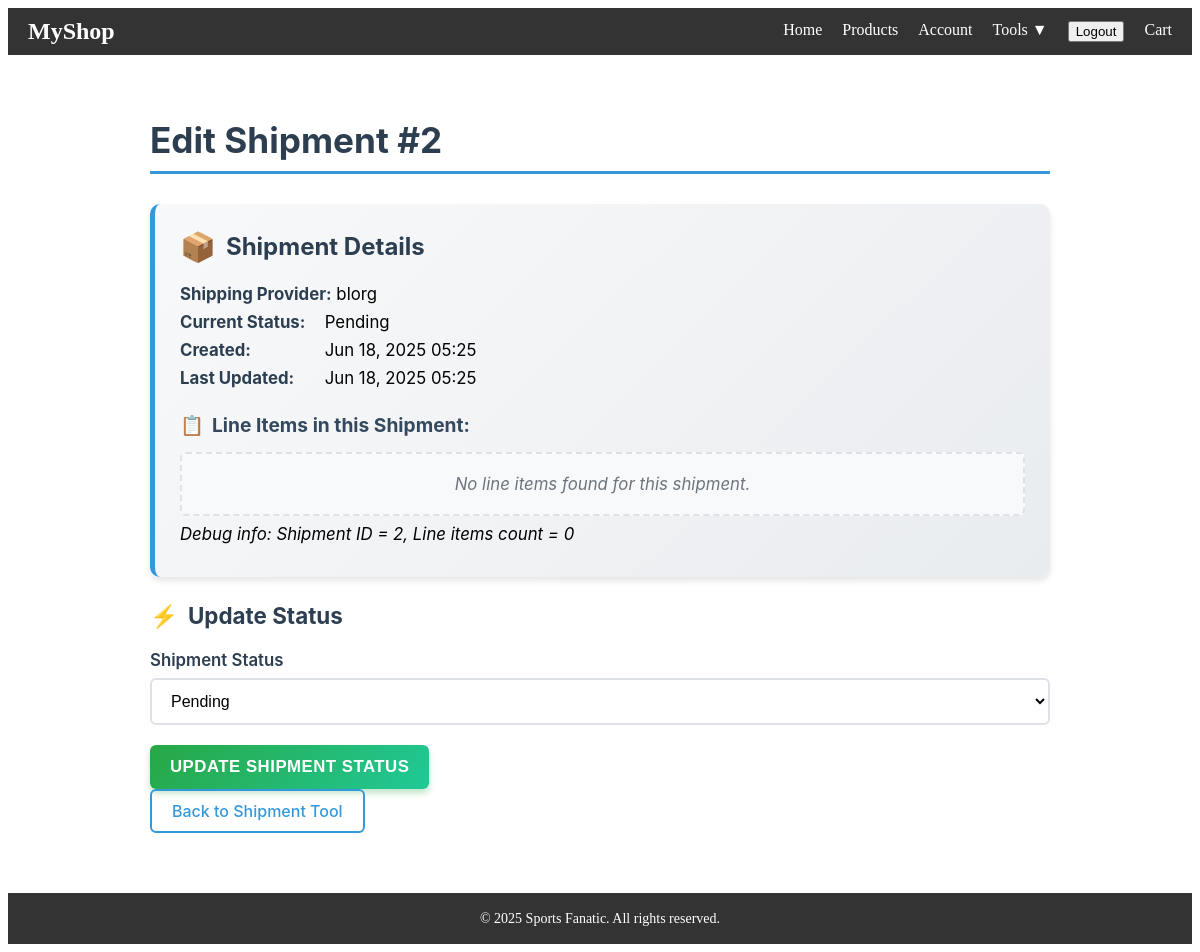
The app's page /shipments/edit/2/ (signed in), older data.
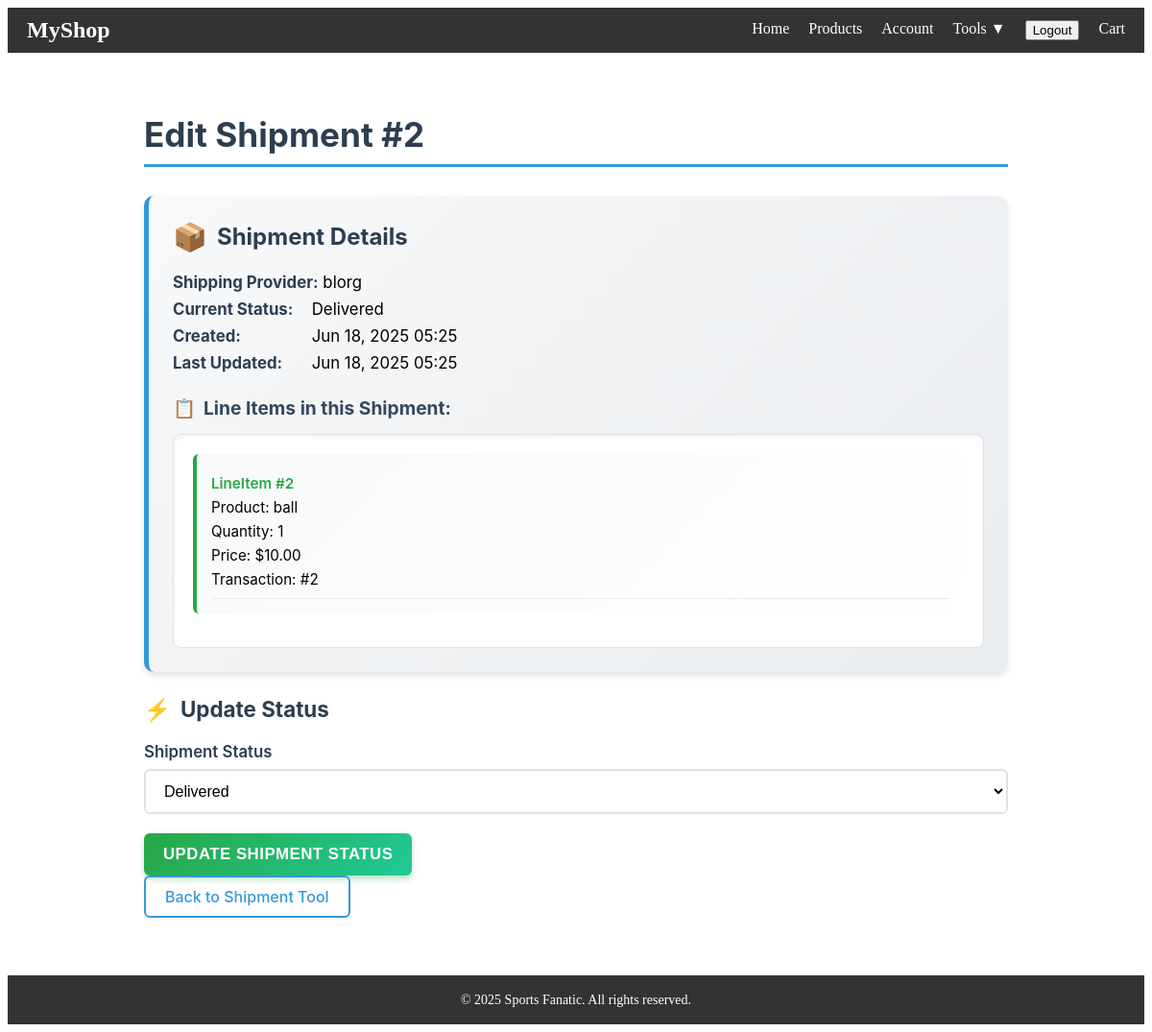
The same page, newer data.
### store/models.py (models this page shows, shortened)
class Shipment(models.Model):
    shipment_id = models.AutoField(primary_key=True)
    shipping_provider = models.CharField(max_length=100)
    line_items = models.ManyToManyField(LineItem, related_name='shipments')  # Changed to ManyToMany
    created_at = models.DateTimeField(default=timezone.now)
    updated_at = models.DateTimeField(default=timezone.now)
    status = models.CharField(max_length=50, choices=[
        ('pending', 'Pending'),
        ('shipped', 'Shipped'),
        ('delivered', 'Delivered'),
        ('cancelled', 'Cancelled')
    ], default='pending')

class LineItem(models.Model):
    transaction = models.ForeignKey(Transaction, on_delete=models.CASCADE, related_name='line_items')
    product = models.ForeignKey('Product', on_delete=models.CASCADE)
    product_name = models.CharField(max_length=255)
    price = models.DecimalField(max_digits=10, decimal_places=2)
    tax_rate = models.DecimalField(max_digits=10, decimal_places=2)
    quantity = models.PositiveIntegerField()
    created_at = models.DateTimeField(default=timezone.now)
    updated_at = models.DateTimeField(default=timezone.now)
    status = models.CharField(max_length=50, choices=[
        ('pending', 'Pending'),
        ('completed', 'Completed'),
        ('cancelled', 'Cancelled'),
        ('failed', 'Failed')
    ], default='pending')

class Transaction(models.Model):
    transaction_id = models.AutoField(primary_key=True)
    user = models.ForeignKey(User, on_delete=models.CASCADE)
    status = models.CharField(max_length=50, choices=[
    ('pending', 'Pending'),
    ('completed', 'Completed'),
    ('cancelled', 'Cancelled'),
    ('failed', 'Failed')
    ], default='pending')
    promotion_version_id = models.CharField(max_length=100, blank=True, null=True)
    created_at = models.DateTimeField(default=timezone.now)
    updated_at = models.DateTimeField(default=timezone.now)

### store/views.py (the view)
# urls.py: path('shipments/edit/<int:shipment_id>/', views.edit_shipment, name='edit_shipment'),
@login_required
def edit_shipment(request, shipment_id):
    shipment = get_object_or_404(Shipment, shipment_id=shipment_id)
    if request.method == 'POST':
        form = ShipmentEditForm(request.POST, instance=shipment)
        if form.is_valid():
            form.save()
            messages.success(request, "Shipment updated successfully")
            return redirect('shipment_tool')
        else:
            messages.error(request, "Please correct the errors below.")
    else:
        form = ShipmentEditForm(instance=shipment)
    return render(request, 'store/edit_shipment.html', {'form': form, 'shipment': shipment})

### store/forms.py
class ShipmentEditForm(forms.ModelForm):
    class Meta:
        model = Shipment
        fields = ['status']
        widgets = {
            'status': forms.Select(attrs={'class': 'form-control'})
        }
        labels = {
            'status': 'Shipment Status'
        }

### store/templates/store/edit_shipment.html (shortened to what this page needs)
{% extends 'store/base.html' %}
{% load static %}
{% block styles %}
    <link rel="stylesheet" href="{% static 'store/edit_shipment.css' %}">
{% endblock %}
{% block content %}
<div class="edit-shipment-container">
    <h1>Edit Shipment #{{ shipment.shipment_id }}</h1>
    <div class="shipment-details">
        <h3>Shipment Details</h3>
        <p><strong>Shipping Provider:</strong> {{ shipment.shipping_provider }}</p>
        <p><strong>Current Status:</strong> {{ shipment.get_status_display }}</p>
        <p><strong>Created:</strong> {{ shipment.created_at|date:"M d, Y H:i" }}</p>
        <p><strong>Last Updated:</strong> {{ shipment.updated_at|date:"M d, Y H:i" }}</p>
        <h4>Line Items in this Shipment:</h4>
        {% if shipment.line_items.all %}
            <div class="line-items-list">
                {% for line_item in shipment.line_items.all %}
                    <div class="line-item">
                        <p><strong>LineItem #{{ line_item.id }}</strong></p>
                        <p>Product: {{ line_item.product_name }}</p>
                        <p>Quantity: {{ line_item.quantity }}</p>
                        <p>Price: ${{ line_item.price }}</p>
                        <p>Transaction: #{{ line_item.transaction.transaction_id }}</p>
                        <hr>
                    </div>
                {% endfor %}
            </div>
        {% else %}
            <p class="no-items">No line items found for this shipment.</p>
            <p><em>Debug info: Shipment ID = {{ shipment.shipment_id }}, Line items count = {{ shipment.line_items.count }}</em></p>
        {% endif %}
    </div>
    <div class="status-form">
        <h3>Update Status</h3>
        <form method="post">
            <div class="form-group">
                <label for="{{ form.status.id_for_label }}">{{ form.status.label }}</label>
                {{ form.status }}
            </div>
            <button type="submit" class="btn">Update Shipment Status</button>
        </form>
    </div>
    <a href="{% url 'shipment_tool' %}">Back to Shipment Tool</a>
</div>
{% endblock %}

Row changes from the older to the newer data that the page shows:
changed Shipment "blorg": status "Pending" → "Delivered"; shipment_id "2" → (not shown); line_items.count "0" → (not shown)
added LineItem: id "2", product_name "ball", quantity "1", price "10.00", transaction.transaction_id "2"
Text that changed along with them:
text no longer shown: "No line items found for this shipment. Debug info: Shipment ID = , Line items count ="
